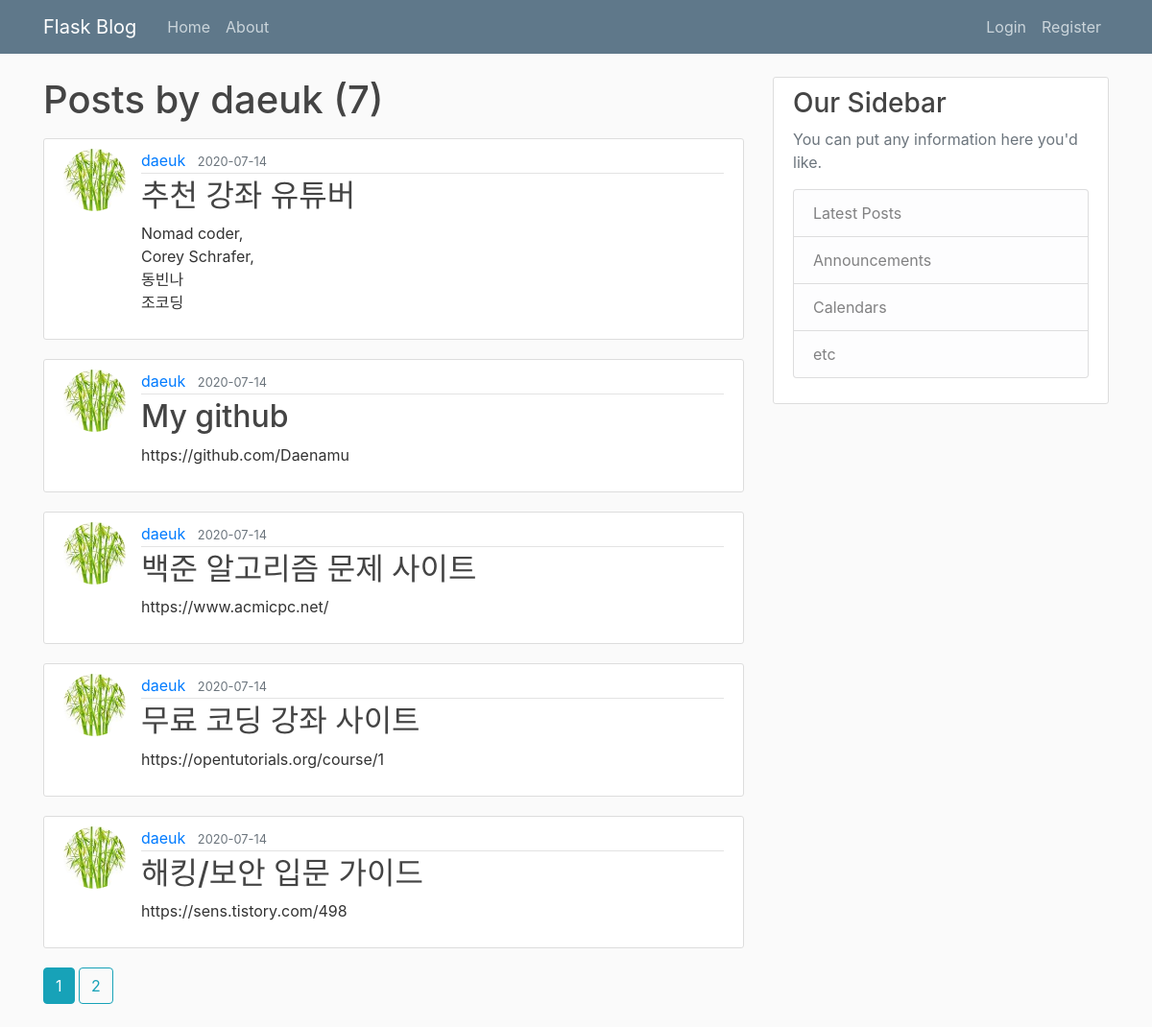
The app's page /user/daeuk with its own data.
### flaskblog/models.py (models this page shows, shortened)
class User(db.Model, UserMixin):
    __table_name__ = 'user'
    id = db.Column(db.Integer, primary_key=True)
    username = db.Column(db.String(20), unique=True, nullable=False)
    email = db.Column(db.String(120), unique=True, nullable=False)
    image_file = db.Column(db.String(20), nullable=False, default='default.jpg')
    password = db.Column(db.String(60), nullable=False)
    posts = db.relationship('Post', backref='author', lazy=True)  # relationship 은  객체 이름을 받음.

class Post(db.Model):
    __table_name__ = 'post'
    id = db.Column(db.Integer, primary_key=True)
    title = db.Column(db.String(100), nullable=False)
    date_posted = db.Column(db.DateTime, nullable=False, default=datetime.utcnow)
    content = db.Column(db.Text, nullable=False)
    user_id = db.Column(db.Integer, db.ForeignKey('user.id'), nullable=False)  # foreignkey 는 테이블 이름을 인자로 받음.

### flaskblog/routes.py (the view)
@app.route('/user/<string:username>')
def user_posts(username):
    page = request.args.get('page', 1, type=int)
    user = User.query.filter_by(username=username).first_or_404()
    posts = Post.query.filter_by(author=user)\
        .order_by(Post.date_posted.desc())\
        .paginate(per_page=5, page=page)
    return render_template("user_post.html", posts=posts, user=user)

### flaskblog/templates/user_post.html
{% extends "layout.html" %}
{% block content %}
    <h1 class="mb-3">Posts by {{ user.username }} ({{ posts.total }})</h1>
    {% for post in posts.items %}
        <article class="media content-section">
            <img class="rounded-circle article-img" src="{{ url_for('static', filename='profile_pics/' + post.author.image_file) }}" >
            <div class="media-body">
                <div class="article-metadata">
                    <a class="mr-2" href="{{ url_for('user_posts', username=post.author.username) }}">{{ post.author.username }}</a>
                    <small class="text-muted">{{ post.date_posted.strftime('%Y-%m-%d') }}</small>
                </div>
                <h2><a class="article-title" href="{{ url_for('post', post_id=post.id) }}">{{ post.title }}</a></h2>
                <p class="article-content">{{ post.content }}</p>
            </div>
        </article>
    {% endfor %}
    {% for page_num in posts.iter_pages(left_edge=1, right_edge=1, left_current=1, right_current=2) %}
        {% if page_num %}
            {% if posts.page == page_num %}
                <a class="btn btn-info mb-4" href="{{ url_for('user_posts', username=user.username, page=page_num) }}">{{ page_num }}</a>
            {% else %}
                <a class="btn btn-outline-info mb-4" href="{{ url_for('user_posts', username=user.username, page=page_num) }}">{{ page_num }}</a>
            {% endif %}
        {% else %}
            ...
        {% endif %}
    {% endfor %}
{% endblock content %}

### flaskblog/static/main.css (style rules this page uses)
body { background: #fafafa; color: #333333; margin-top: 5rem; }
h1, h2, h3, h4, h5, h6 { color: #444444; }
.content-section { background: #ffffff; padding: 10px 20px; border: 1px solid #dddddd; border-radius: 3px; margin-bottom: 20px; }
.article-title { color: #444444; }
.article-content { white-space: pre-line; }
.article-img { height: 65px; width: 65px; margin-right: 16px; }
.article-metadata { padding-bottom: 1px; margin-bottom: 4px; border-bottom: 1px solid #e3e3e3 }

### records on screen
User: username "daeuk"
Post: image_file (picture), author.username "daeuk", date_posted "2020-07-14", title "추천 강좌 유튜버", content "Nomad coder, Corey Schrafer, 동빈나 조코딩"
Post: image_file (picture), author.username "daeuk", date_posted "2020-07-14", title "My github", content "https://github.com/Daenamu"
Post: image_file (picture), author.username "daeuk", date_posted "2020-07-14", title "백준 알고리즘 문제 사이트", content "https://www.acmicpc.net/"
Post: image_file (picture), author.username "daeuk", date_posted "2020-07-14", title "무료 코딩 강좌 사이트", content "https://opentutorials.org/course/1"
Post: image_file (picture), author.username "daeuk", date_posted "2020-07-14", title "해킹/보안 입문 가이드", content "https://sens.tistory.com/498"

### other values on screen
{{ posts.total }} "7"
{{ page_num }} "1"
{{ page_num }} "2"
